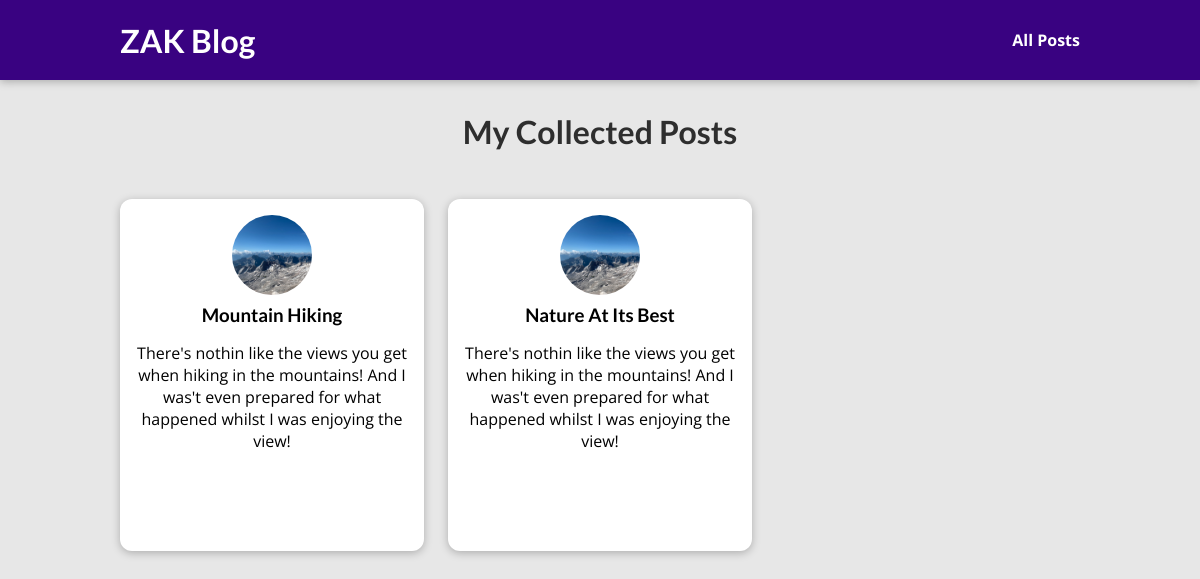
/posts, run on an earlier commit of the app's database.
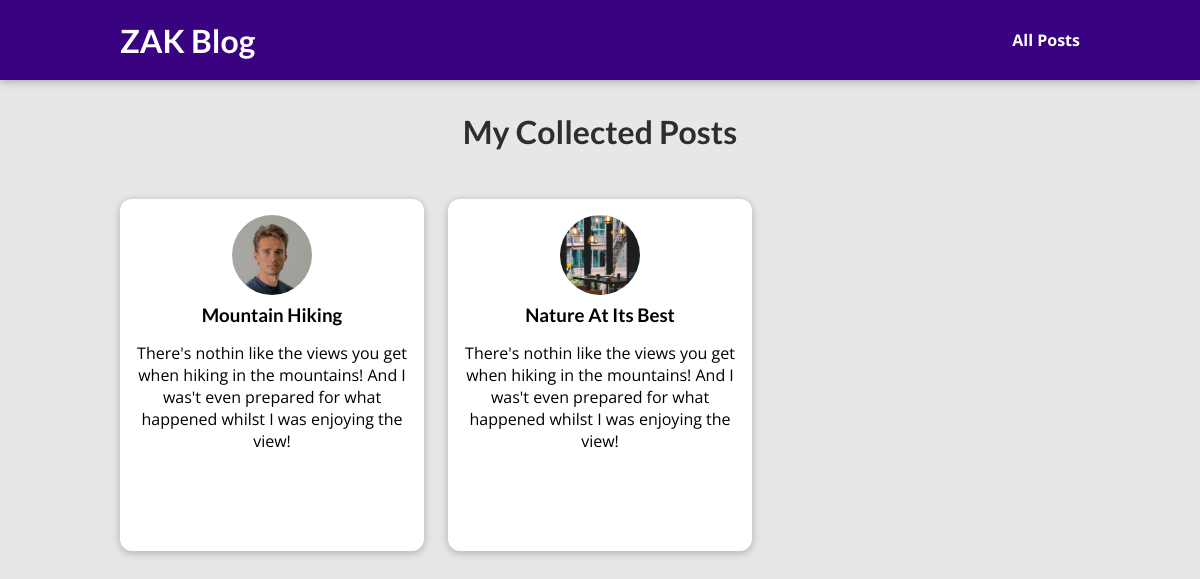
And on a later commit of the database.
### blog/models.py (models this page shows, shortened)
class Blog(models.Model):
    image = models.ImageField(upload_to="posts", null=True)
    date = models.DateField(auto_now=True)
    title = models.CharField(max_length=50)
    excerpt = models.CharField(max_length=200)
    content = models.TextField(max_length=5000, validators=[
                               MinLengthValidator(100)])
    slug = models.SlugField(default="", blank=True,
                            null=False, db_index=True, unique=True)
    author = models.ForeignKey(Author, null=True, on_delete=models.SET_NULL,)
    tags = models.ManyToManyField(Tag)

### blog/views.py (the view)
# urls.py: path("posts", views.AllPostView.as_view(), name="posts"),
class AllPostView(ListView):
    queryset = Blog.objects.order_by("-date")
    template_name = "blog/all-posts.html"
    context_object_name = "all_posts"

### blog/templates/blog/all-posts.html (shortened to what this page needs)
{% extends 'base.html' %}
{% load static %}
{% block css_files %}
<link rel="stylesheet" href="{% static 'blog/all-posts.css' %}">
<link rel="stylesheet" href="{% static 'blog/post.css' %}">
{% endblock  %}
{% block content %}
<section id="all-posts">
    <h2>My Collected Posts</h2>
    <ul>
      {% for post in all_posts %}
      {% include "blog/includes/post.html" %}
      {% endfor %}
    </ul>
</section>
{% endblock %}

### blog/templates/blog/includes/post.html
{% load static %}
<li>
    <article class="post">
        <a href="{% url 'post-detail' slug=post.slug %}">
            <img class="blog-img" style="width: 80px; height: 80px; border-radius: 50%" src="{{post.image.url}}" alt={{post.title}}>
            <div class="post__content">
                <h3>{{post.title}}</h3>
                <p>{{post.excerpt}}</p>
            </div>
        </a>
    </article>
</li>

What changed in the data, as far as the page shows it:
changed Blog "Mountain Hiking": image: a different picture
changed Blog "Nature At Its Best": image: a different picture
